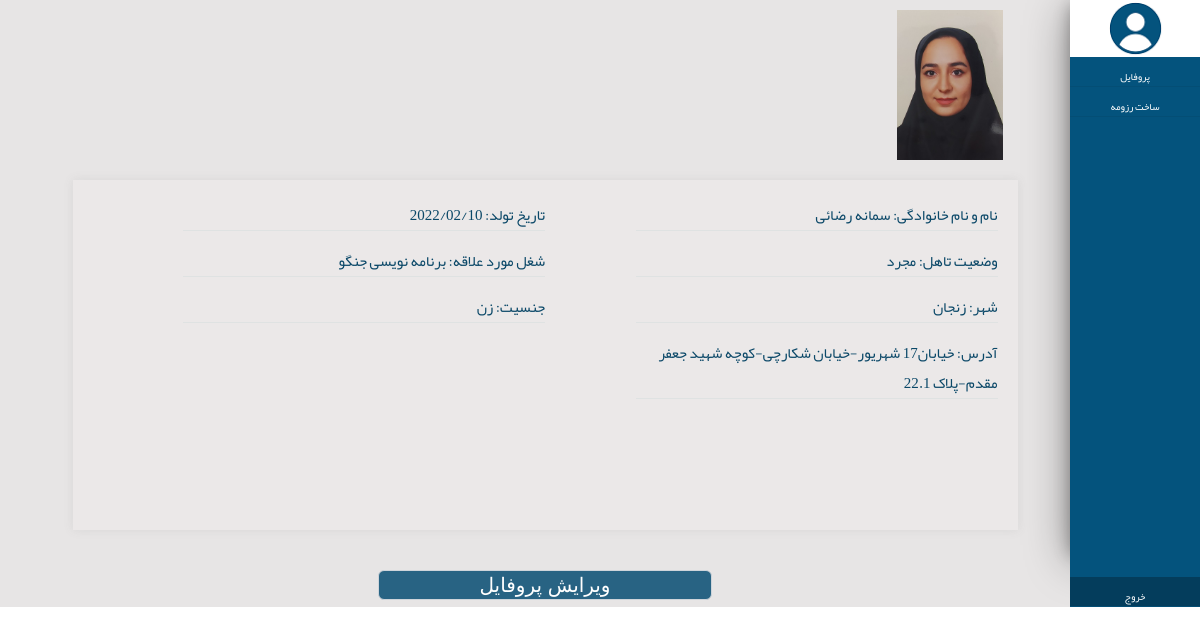
/accounts/profile/ (signed in), run on the app's committed database.
### accounts/models.py (models this page shows)
class ProfileModel(models.Model):
    class Meta:
        verbose_name="پروفایل"
        verbose_name_plural="پروفایل"
    user=models.OneToOneField(User,on_delete=CASCADE,verbose_name="کاربری",related_name="profile")
    male=1
    female=2
    status_choices=((male,"مرد"),(female,"زن"))
    gender=models.IntegerField(choices=status_choices,verbose_name="جنسیت",null=True)
    single=1
    married=2
    status_choices1=((single,"مجرد"),(married,"متاهل"))
    marital_status=models.IntegerField(choices=status_choices1,verbose_name="وضعیت تاهل",null=True,blank=False)
    city=models.CharField(max_length=100,verbose_name="شهر محل سکونت",null=True,blank=False)
    address=models.CharField(max_length=300,verbose_name="آدرس",null=True,blank=False)
    birthday=models.DateField(verbose_name="تاریخ تولد",null=True,blank=False)
    Expected_Salary=models.IntegerField(verbose_name="حقوق درخواستی",null=True,blank=False)
    intrested_job=models.CharField(max_length=100,verbose_name="شغل مورد علاقه",null=True,blank=False)
    ProfileImage=models.ImageField(upload_to='profileimages/',verbose_name="عکس")
    Associate=1
    Bachelor=2
    Master=3
    phD=4
    status_choices2=((Associate,"کاردانی"),
                    (Bachelor,"کارشناسی"),
                    (Master,"کارشناسی ارشد"),
                    (phD,"دکترا"))
    degree_level=models.IntegerField(choices=status_choices2,verbose_name="مقطع تحصیلی",null=True)
    major=models.CharField(max_length=100,verbose_name="رشته تحصیلی",null=True)
    university=models.CharField(max_length=100,verbose_name="دانشگاه",null=True)
    gpa=models.FloatField(verbose_name="معدل",null=True)
    from_year=models.DateField(verbose_name="سال شروع",null=True)
    to_year=models.DateField(verbose_name="سال پایان",null=True)
    job_title=models.CharField(max_length=100,verbose_name="عنوان شغل",null=True)
    company_name=models.CharField(max_length=100,verbose_name="نام شرکت",null=True)
    start_time=models.DateField(verbose_name="تاریخ شروع",null=True)
    end_time=models.DateField(verbose_name="تاریخ پایان",null=True)
    language=models.CharField(max_length=100,verbose_name="زبان",null=True)
    Basic=1
    preintermidiate=2
    intermidiate=3
    upperintermidiate=4
    advanced=5
    native=6
    status_choices3=((Basic,"مقدماتی"),
                    (preintermidiate,"پایین تر از متوسط"),
                    (intermidiate,"متوسط"),
                    (upperintermidiate,"بالاتر از متوسط"),
                    (advanced,"پیشرفته"),
                    (native,"زبان مادری"),
                    )
    leveloflanguage=models.IntegerField(choices=status_choices3,verbose_name="سطح مهارت",null=True)
    skillname=models.CharField(max_length=100,verbose_name="مهارت",null=True)
    Basic=1
    intermidiate=2
    advanced=3
    status_choices4=((Basic,"مقدماتی"),
                    (intermidiate,"متوسط"),
                    (advanced,"پیشرفته"))
    levelofskill=models.IntegerField(choices=status_choices4,verbose_name="سطح مهارت",null=True)
    coursesname=models.CharField(max_length=300,verbose_name="نام دوره آموزشی",null=True)
    institute=models.CharField(max_length=300,verbose_name="نام آموزشگاه",null=True)
    award_title=models.CharField(max_length=300,verbose_name="عنوان",null=True)
    dateofaward=models.DateField(verbose_name="سال",null=True)
    project_title=models.CharField(max_length=300,verbose_name="عنوان",null=True)
    dateofproject=models.DateField(verbose_name="سال",null=True)
    article_title=models.CharField(max_length=500,verbose_name="عنوان",null=True)
    dateofarticle=models.DateField(verbose_name="سال",null=True)

### accounts/views.py (the view)
# urls.py: path('profile/',views.profileView),
@login_required
def profileView(request):
    profile=request.user.profile
    context={
        "profile":profile
    }
    return render(request,"accounts/profile.html",context)

### accounts/templates/accounts/profile.html (shortened to what this page needs)
{%load static%}
<!DOCTYPE html>
<html lang="en">
<head>
    <link rel="stylesheet" href="{%static 'css/styless.css'%}">
</head>
<body>
    <body dir="rtl">
        <div class="container bodyy">
            <div class="main_container">
                <div class="nav-md">
                    <div class="shadoww">
                        <div class="navbar nav_title">
                            <img src="{% static 'images/profile.jpg'%}" alt="...">
                        </div>
                        <div class="sidebarmenu">
                            <div >
                               <div class="side-menu sidbarmenu-contain"><a href="#"  style="text-decoration: none;color:white;">پروفایل</a></div>
                               <div class="side-menu sidbarmenu-contain"><a href="/accounts/resumeprofile" style="text-decoration: none;color:white;">ساخت رزومه</a></div>
                               <div class="side-menu sidbarmenu-contain sidebar-bottom"><a href="/accounts/logout" style="text-decoration: none;color:white;">خروج</a></div>
                            </div>
                        </div>
                    </div>
            </div>
            <div class="boxxrtl"  style="min-height: 607px;">
                <div class="imgbox">
                    <img src="{{ profile.ProfileImage.url  }}" style="width: 100%;align-items: right;">
                </div>
                <div style="width: 100%;margin-left: 0%; margin-right: 0%; height: 335px;" >
                    <div class="profilecontentbox">
                        <div style="width: 40%;float: right; margin-left: 10%; margin-right: 0%;" >
                            <p class="profil">نام و نام خانوادگی:&nbsp;{{ profile.user.get_full_name|default:"" }}</p>
                            <p class="profil">وضعیت تاهل:&nbsp;{{ profile.get_marital_status_display }}</p>
                            <p class="profil"> شهر:&nbsp;{{ profile.city|default:""}}</p>
                            <p class="profil">آدرس:&nbsp;{{ profile.address|default:"" }}</p>
                        </div>
                        <div style="width: 40%;float: right; margin-left: 10%; margin-right: 0%;" >
                            <p class="profil">تاریخ تولد:&nbsp;{{ profile.birthday|date:'Y/m/d' |default:""}}</p>
                            <p class="profil">شغل مورد علاقه:&nbsp;{{ profile.intrested_job |default:""}}</p>
                            <p class="profil">جنسیت:&nbsp;{{ profile.get_gender_display|default:"" }}</p>
                        </div>
                    </div>
                </div>
                <div style=" display:block; align-items: center;margin-top: 40px;">
                    <a href="/accounts/profileEdit">
                        <input type="button" value="ویرایش پروفایل" class="btn editsubmit" />
                     </a>
                </div>
            </div>
        </div>
</body>
</html>

### static/css/styless.css (style rules this page uses)
* { margin: 0px; padding: 0px; border: 0px; }
body { font-family: Yekan,IranianSans,Bnazanin; font-size: 10px; }
.container { width: 100%; margin: 0 auto; background:rgba(255, 255, 255); height: 900px; }
.navbar { position: relative; min-height: 50px; margin-bottom: 0px; border: 1px solid transparent; }
.nav-md { min-height: 100%; width: 130px; padding: 0px; position: absolute; display: -ms-flexbox; display: flex; z-index: 1; }
.nav_title { width: 130px; float: left; background: #ffffff; border-radius: 0; height: 57px; }
.sidebarmenu { background-color: rgb(4, 83, 125); padding: 0px; width: 130px; float: left; height: 550px; }
.sidbarmenu-contain { border-bottom: 1px solid rgb(4, 78, 117); text-align: center; }
.side-menu { width: 130px; height: 30px; padding: 10px; text-align: center; }
.sidebar-bottom { margin-top: 460px; width: 130px; background: rgb(4, 61, 92); }
.boxxrtl { padding: 0; margin-right: 130px; padding-top: 10px; padding-left: 20px; text-align: center; background-color: rgb(231, 229, 229); overflow-y: scroll; }
.shadoww { width: 130px; height: 550px; box-shadow: 0 10px 45px 0 rgb(0 0 0 / 40%), 0 5px 15px 0 rgb(0 0 0 / 29%); }
img { width: 100%; height: 100%; object-fit: contain; }
.btn { width: 30%; background-color: #2bbfcaf6 ; height: 30px; border:1px solid #ced4da; border-radius: 3.25rem; margin-top: 15px; padding: auto; text-align: center; transition: border-color 0.15s ease-in-out, box-shadow 0.15s ease-in-out; }
.profil { font-size: 15px; text-align: right; padding-right: 0px; margin-bottom: 15px; color: rgb(11 72 104); border-bottom:1px solid rgb(223, 226, 226); }
.imgbox { width: 200px; height: 150px; padding-right: 40px; margin-bottom: 20px; }
.editsubmit { width: 334px; background-color: rgb(40, 99, 131); border-radius: 0.375rem; text-decoration: none; font-size: 20px; color:white; }
.profilecontentbox { background: rgba(247, 241, 241, 0.233); box-shadow: 0 0px 10px rgb(95 95 95 / 10%); padding: 20px; height: 350px; margin-left: 5%; margin-right: 5%; }

### data on the page
ProfileModel: ProfileImage (picture), user.get_full_name "سمانه رضائی", marital_status "مجرد", city "زنجان", address "خیابان17 شهریور-خیابان شکارچی-کوچه شهید جعفر مقدم-پلاک 22.1", birthday "2022/02/10", intrested_job "برنامه نویسی جنگو", gender "زن"
